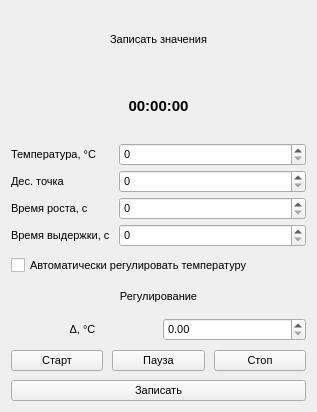
<?xml version="1.0" encoding="UTF-8"?>
<ui version="4.0">
 <class>control_panel</class>
 <widget class="QWidget" name="control_panel">
  <property name="geometry">
   <rect>
    <x>0</x>
    <y>0</y>
    <width>317</width>
    <height>412</height>
   </rect>
  </property>
  <property name="sizePolicy">
   <sizepolicy hsizetype="Expanding" vsizetype="Expanding">
    <horstretch>0</horstretch>
    <verstretch>0</verstretch>
   </sizepolicy>
  </property>
  <property name="font">
   <font>
    <pointsize>8</pointsize>
   </font>
  </property>
  <property name="windowTitle">
   <string>Form</string>
  </property>
  <layout class="QVBoxLayout" name="verticalLayout">
   <property name="spacing">
    <number>9</number>
   </property>
   <item>
    <widget class="QLabel" name="set_new_values_label">
     <property name="sizePolicy">
      <sizepolicy hsizetype="Minimum" vsizetype="Minimum">
       <horstretch>0</horstretch>
       <verstretch>0</verstretch>
      </sizepolicy>
     </property>
     <property name="text">
      <string>Записать значения</string>
     </property>
     <property name="alignment">
      <set>Qt::AlignCenter</set>
     </property>
     <property name="margin">
      <number>10</number>
     </property>
     <property name="indent">
      <number>0</number>
     </property>
    </widget>
   </item>
   <item>
    <widget class="QLabel" name="time_label">
     <property name="font">
      <font>
       <pointsize>11</pointsize>
       <weight>75</weight>
       <bold>true</bold>
       <strikeout>false</strikeout>
      </font>
     </property>
     <property name="text">
      <string>00:00:00</string>
     </property>
     <property name="alignment">
      <set>Qt::AlignCenter</set>
     </property>
    </widget>
   </item>
   <item>
    <layout class="QFormLayout" name="formLayout">
     <property name="verticalSpacing">
      <number>4</number>
     </property>
     <item row="0" column="1">
      <widget class="QSpinBox" name="new_temperature_spinbox">
       <property name="sizePolicy">
        <sizepolicy hsizetype="MinimumExpanding" vsizetype="Fixed">
         <horstretch>0</horstretch>
         <verstretch>0</verstretch>
        </sizepolicy>
       </property>
       <property name="maximum">
        <number>5000</number>
       </property>
      </widget>
     </item>
     <item row="1" column="1">
      <widget class="QSpinBox" name="new_point_position_spinbox">
       <property name="maximum">
        <number>5000</number>
       </property>
      </widget>
     </item>
     <item row="2" column="1">
      <widget class="QSpinBox" name="new_raising_time_spinbox">
       <property name="maximum">
        <number>5000</number>
       </property>
      </widget>
     </item>
     <item row="3" column="1">
      <widget class="QSpinBox" name="new_holding_time_spinbox">
       <property name="maximum">
        <number>5000</number>
       </property>
      </widget>
     </item>
     <item row="0" column="0">
      <widget class="QLabel" name="new_temp_label">
       <property name="text">
        <string>Температура, °С</string>
       </property>
      </widget>
     </item>
     <item row="1" column="0">
      <widget class="QLabel" name="new_point_position_label">
       <property name="text">
        <string>Дес. точка</string>
       </property>
      </widget>
     </item>
     <item row="2" column="0">
      <widget class="QLabel" name="new_raising_time_label">
       <property name="text">
        <string>Время роста, с</string>
       </property>
      </widget>
     </item>
     <item row="3" column="0">
      <widget class="QLabel" name="new_holding_time_label">
       <property name="text">
        <string>Время выдержки, с</string>
       </property>
      </widget>
     </item>
    </layout>
   </item>
   <item>
    <widget class="QCheckBox" name="auto_temp_adjustment_checkbox">
     <property name="text">
      <string>Автоматически регулировать температуру</string>
     </property>
    </widget>
   </item>
   <item>
    <layout class="QVBoxLayout" name="verticalLayout_2">
     <item>
      <widget class="QLabel" name="delta_adjustment_label">
       <property name="text">
        <string>Регулирование</string>
       </property>
       <property name="alignment">
        <set>Qt::AlignCenter</set>
       </property>
       <property name="margin">
        <number>6</number>
       </property>
      </widget>
     </item>
     <item>
      <layout class="QGridLayout" name="gridLayout">
       <item row="0" column="0">
        <widget class="QLabel" name="delta_temperature_label">
         <property name="text">
          <string>Δ, °С</string>
         </property>
         <property name="alignment">
          <set>Qt::AlignCenter</set>
         </property>
        </widget>
       </item>
       <item row="0" column="1">
        <widget class="QDoubleSpinBox" name="delta_temperature_dspinbox">
         <property name="maximum">
          <double>5000.000000000000000</double>
         </property>
        </widget>
       </item>
      </layout>
     </item>
    </layout>
   </item>
   <item>
    <layout class="QHBoxLayout" name="horizontalLayout">
     <item>
      <widget class="QPushButton" name="start_process_btn">
       <property name="text">
        <string>Старт</string>
       </property>
      </widget>
     </item>
     <item>
      <widget class="QPushButton" name="pause_process_btn">
       <property name="text">
        <string>Пауза</string>
       </property>
      </widget>
     </item>
     <item>
      <widget class="QPushButton" name="stop_process_btn">
       <property name="text">
        <string>Стоп</string>
       </property>
      </widget>
     </item>
    </layout>
   </item>
   <item>
    <widget class="QPushButton" name="set_new_values_btn">
     <property name="text">
      <string>Записать</string>
     </property>
    </widget>
   </item>
  </layout>
 </widget>
 <resources/>
 <connections/>
</ui>
